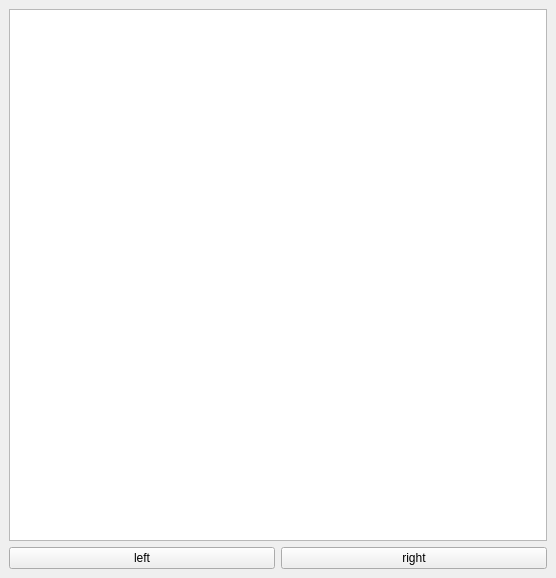
<?xml version="1.0" encoding="UTF-8"?>
<ui version="4.0">
 <class>MainWindow</class>
 <widget class="QMainWindow" name="MainWindow">
  <property name="geometry">
   <rect>
    <x>0</x>
    <y>0</y>
    <width>556</width>
    <height>578</height>
   </rect>
  </property>
  <property name="windowTitle">
   <string>MainWindow</string>
  </property>
  <widget class="QWidget" name="centralwidget">
   <layout class="QVBoxLayout" name="verticalLayout">
    <item>
     <widget class="QListWidget" name="textField"/>
    </item>
    <item>
     <layout class="QHBoxLayout" name="horizontalLayout">
      <item>
       <widget class="QPushButton" name="buttonLeft">
        <property name="mouseTracking">
         <bool>true</bool>
        </property>
        <property name="text">
         <string>left</string>
        </property>
       </widget>
      </item>
      <item>
       <widget class="QPushButton" name="buttonRight">
        <property name="text">
         <string>right</string>
        </property>
       </widget>
      </item>
     </layout>
    </item>
   </layout>
  </widget>
 </widget>
 <resources/>
 <connections/>
</ui>
